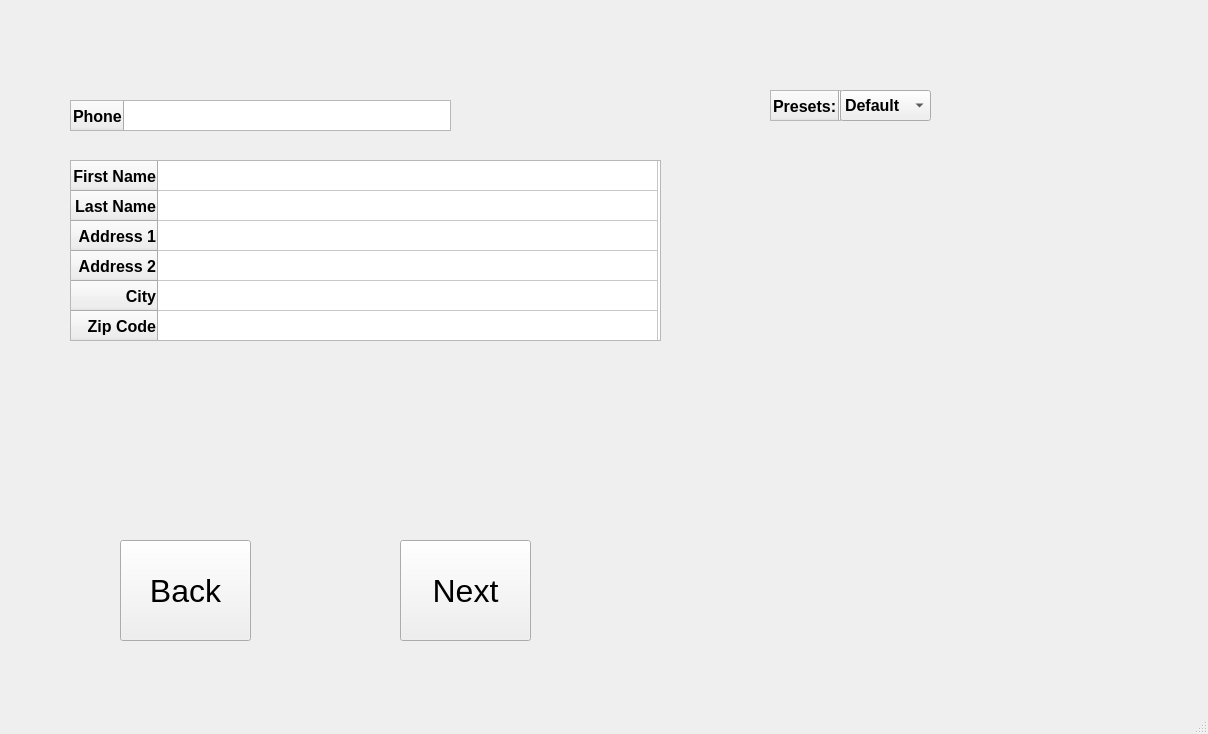
<?xml version="1.0" encoding="UTF-8"?>
<ui version="4.0">
 <class>MainWindow</class>
 <widget class="QMainWindow" name="MainWindow">
  <property name="geometry">
   <rect>
    <x>0</x>
    <y>0</y>
    <width>1208</width>
    <height>734</height>
   </rect>
  </property>
  <property name="windowTitle">
   <string>MainWindow</string>
  </property>
  <widget class="QWidget" name="centralWidget">
   <widget class="QTableWidget" name="tableWidget">
    <property name="geometry">
     <rect>
      <x>70</x>
      <y>160</y>
      <width>591</width>
      <height>181</height>
     </rect>
    </property>
    <property name="sizePolicy">
     <sizepolicy hsizetype="Expanding" vsizetype="Expanding">
      <horstretch>0</horstretch>
      <verstretch>0</verstretch>
     </sizepolicy>
    </property>
    <property name="font">
     <font>
      <family>Nirmala UI</family>
      <pointsize>12</pointsize>
      <weight>75</weight>
      <bold>true</bold>
     </font>
    </property>
    <property name="verticalScrollBarPolicy">
     <enum>Qt::ScrollBarAlwaysOff</enum>
    </property>
    <property name="sizeAdjustPolicy">
     <enum>QAbstractScrollArea::AdjustIgnored</enum>
    </property>
    <property name="editTriggers">
     <set>QAbstractItemView::AnyKeyPressed|QAbstractItemView::CurrentChanged|QAbstractItemView::EditKeyPressed</set>
    </property>
    <property name="rowCount">
     <number>6</number>
    </property>
    <attribute name="horizontalHeaderVisible">
     <bool>false</bool>
    </attribute>
    <attribute name="horizontalHeaderCascadingSectionResizes">
     <bool>true</bool>
    </attribute>
    <attribute name="horizontalHeaderDefaultSectionSize">
     <number>500</number>
    </attribute>
    <attribute name="horizontalHeaderHighlightSections">
     <bool>true</bool>
    </attribute>
    <attribute name="horizontalHeaderMinimumSectionSize">
     <number>100</number>
    </attribute>
    <attribute name="horizontalHeaderShowSortIndicator" stdset="0">
     <bool>false</bool>
    </attribute>
    <attribute name="horizontalHeaderStretchLastSection">
     <bool>false</bool>
    </attribute>
    <attribute name="verticalHeaderVisible">
     <bool>true</bool>
    </attribute>
    <attribute name="verticalHeaderDefaultSectionSize">
     <number>30</number>
    </attribute>
    <row>
     <property name="text">
      <string>First Name</string>
     </property>
     <property name="textAlignment">
      <set>AlignTrailing|AlignVCenter</set>
     </property>
    </row>
    <row>
     <property name="text">
      <string>Last Name</string>
     </property>
     <property name="textAlignment">
      <set>AlignTrailing|AlignVCenter</set>
     </property>
    </row>
    <row>
     <property name="text">
      <string>Address 1</string>
     </property>
     <property name="textAlignment">
      <set>AlignTrailing|AlignVCenter</set>
     </property>
    </row>
    <row>
     <property name="text">
      <string>Address 2</string>
     </property>
     <property name="textAlignment">
      <set>AlignTrailing|AlignVCenter</set>
     </property>
    </row>
    <row>
     <property name="text">
      <string>City</string>
     </property>
     <property name="textAlignment">
      <set>AlignTrailing|AlignVCenter</set>
     </property>
    </row>
    <row>
     <property name="text">
      <string>Zip Code</string>
     </property>
     <property name="textAlignment">
      <set>AlignTrailing|AlignVCenter</set>
     </property>
    </row>
    <column>
     <property name="text">
      <string notr="true"/>
     </property>
     <property name="whatsThis">
      <string notr="true"/>
     </property>
     <property name="font">
      <font>
       <kerning>false</kerning>
      </font>
     </property>
    </column>
   </widget>
   <widget class="QComboBox" name="comboBox">
    <property name="geometry">
     <rect>
      <x>840</x>
      <y>90</y>
      <width>91</width>
      <height>31</height>
     </rect>
    </property>
    <property name="font">
     <font>
      <family>Nirmala UI</family>
      <pointsize>12</pointsize>
      <weight>75</weight>
      <bold>true</bold>
     </font>
    </property>
    <item>
     <property name="text">
      <string>Default</string>
     </property>
    </item>
    <item>
     <property name="text">
      <string>Residence</string>
     </property>
    </item>
    <item>
     <property name="text">
      <string>Business</string>
     </property>
    </item>
    <item>
     <property name="text">
      <string>Hotel</string>
     </property>
    </item>
    <item>
     <property name="text">
      <string>School</string>
     </property>
    </item>
   </widget>
   <widget class="QPushButton" name="pushButton">
    <property name="geometry">
     <rect>
      <x>120</x>
      <y>540</y>
      <width>131</width>
      <height>101</height>
     </rect>
    </property>
    <property name="font">
     <font>
      <pointsize>24</pointsize>
     </font>
    </property>
    <property name="text">
     <string>Back</string>
    </property>
   </widget>
   <widget class="QPushButton" name="pushButton_2">
    <property name="geometry">
     <rect>
      <x>400</x>
      <y>540</y>
      <width>131</width>
      <height>101</height>
     </rect>
    </property>
    <property name="font">
     <font>
      <pointsize>24</pointsize>
     </font>
    </property>
    <property name="text">
     <string>Next</string>
    </property>
   </widget>
   <widget class="QTableWidget" name="tableWidget_2">
    <property name="geometry">
     <rect>
      <x>770</x>
      <y>90</y>
      <width>71</width>
      <height>31</height>
     </rect>
    </property>
    <property name="font">
     <font>
      <pointsize>12</pointsize>
      <weight>75</weight>
      <bold>true</bold>
     </font>
    </property>
    <attribute name="horizontalHeaderVisible">
     <bool>false</bool>
    </attribute>
    <row>
     <property name="text">
      <string>Presets:</string>
     </property>
    </row>
    <column>
     <property name="text">
      <string/>
     </property>
    </column>
    <item row="0" column="0">
     <property name="text">
      <string/>
     </property>
    </item>
   </widget>
   <widget class="QTableWidget" name="tableWidget_3">
    <property name="geometry">
     <rect>
      <x>70</x>
      <y>100</y>
      <width>381</width>
      <height>31</height>
     </rect>
    </property>
    <property name="font">
     <font>
      <pointsize>12</pointsize>
      <weight>75</weight>
      <bold>true</bold>
     </font>
    </property>
    <attribute name="horizontalHeaderVisible">
     <bool>false</bool>
    </attribute>
    <attribute name="horizontalHeaderCascadingSectionResizes">
     <bool>true</bool>
    </attribute>
    <attribute name="horizontalHeaderDefaultSectionSize">
     <number>500</number>
    </attribute>
    <attribute name="horizontalHeaderMinimumSectionSize">
     <number>100</number>
    </attribute>
    <row>
     <property name="text">
      <string>Phone</string>
     </property>
    </row>
    <column>
     <property name="text">
      <string/>
     </property>
    </column>
   </widget>
   <zorder>tableWidget_2</zorder>
   <zorder>tableWidget</zorder>
   <zorder>comboBox</zorder>
   <zorder>pushButton</zorder>
   <zorder>pushButton_2</zorder>
   <zorder>tableWidget_3</zorder>
  </widget>
  <widget class="QStatusBar" name="statusBar"/>
 </widget>
 <layoutdefault spacing="6" margin="11"/>
 <resources/>
 <connections/>
</ui>
